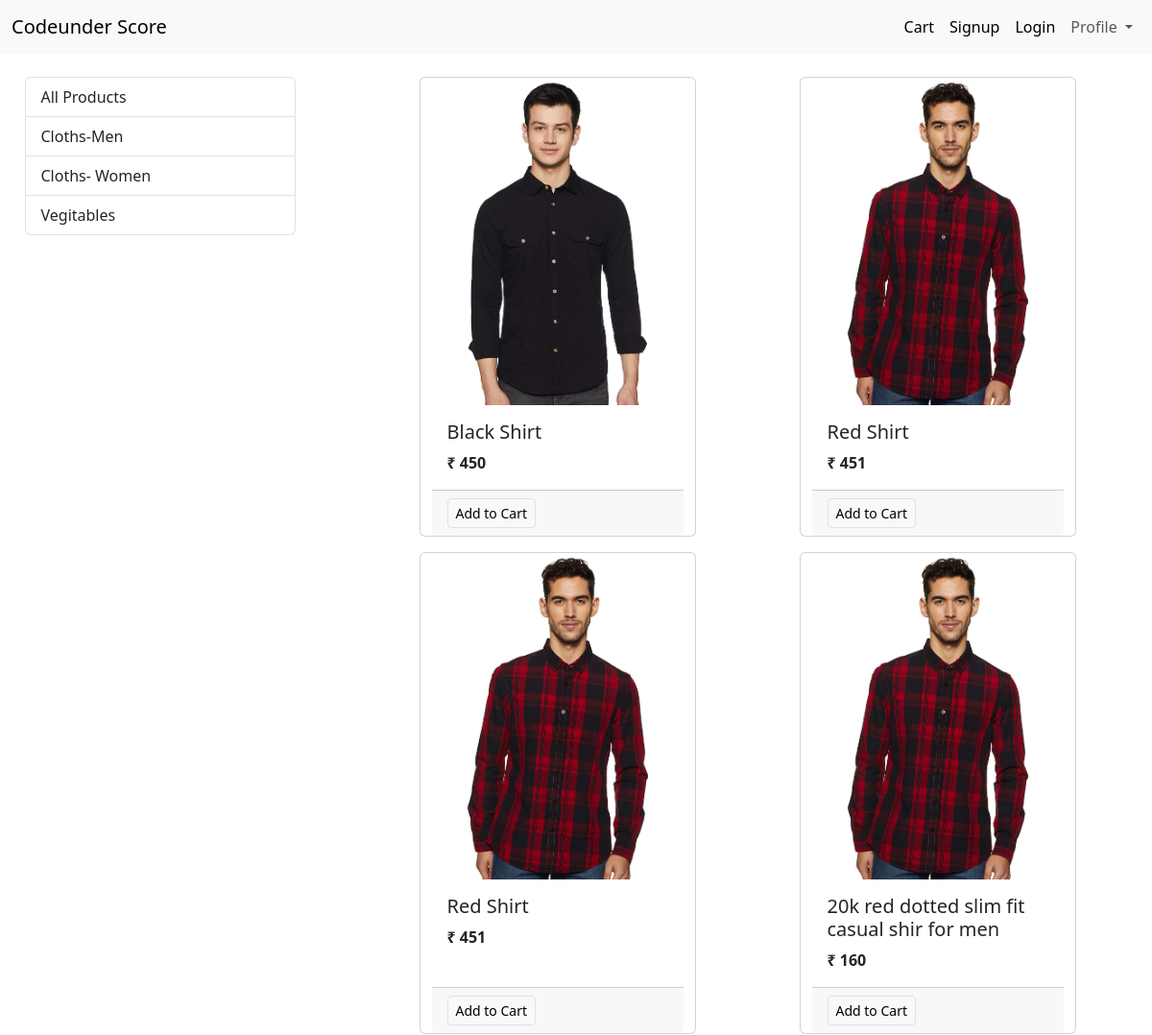
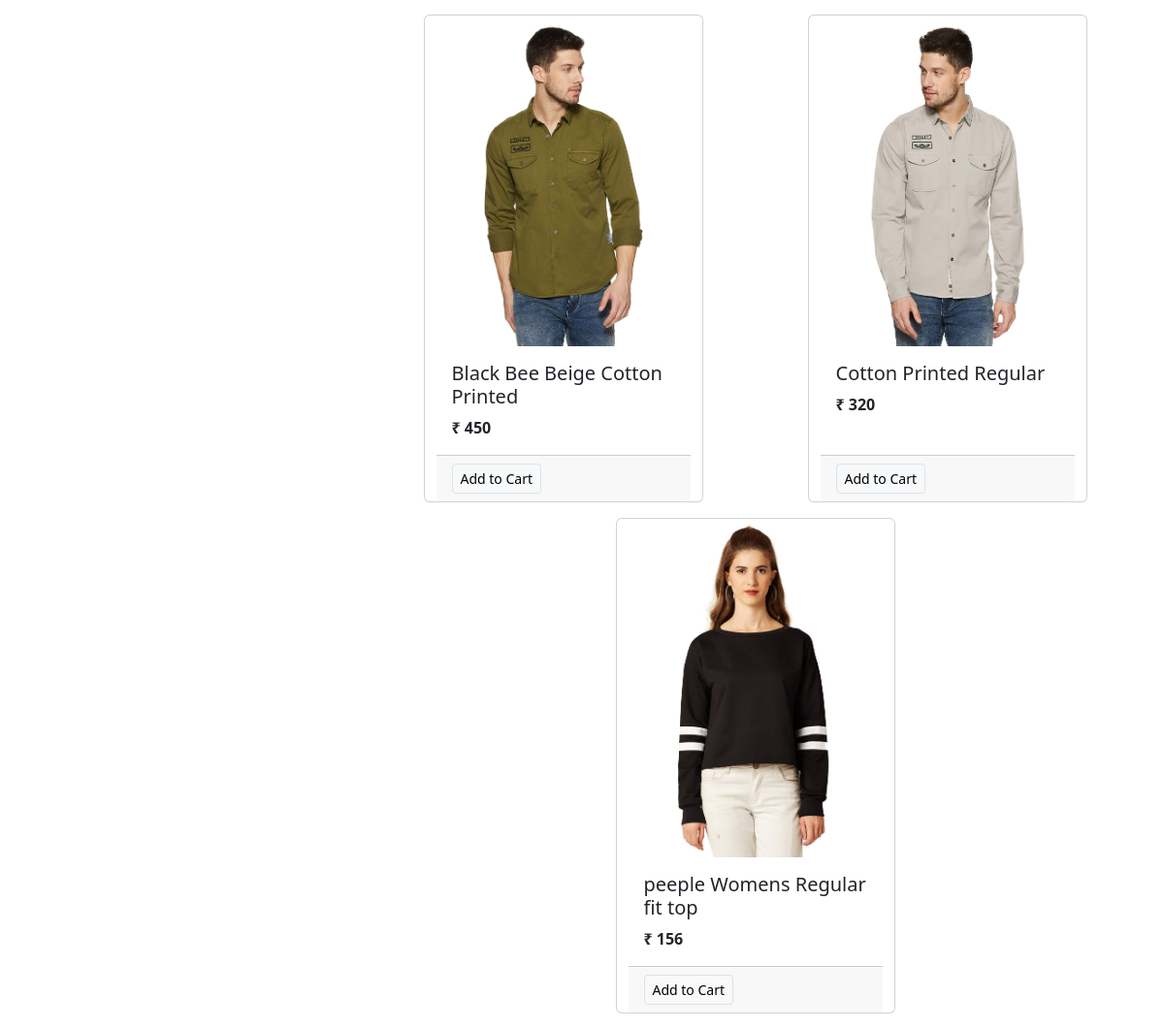
The page / on the database its author committed (2 pictures, top to bottom).
### store/models/category.py (models this page shows, shortened)
class Category(models.Model):
    name = models.CharField(max_length=30)
    @staticmethod
    def get_all_categories():
        return Category.objects.all()

### store/models/product.py (models this page shows, shortened)
class Product(models.Model):
    name = models.CharField(max_length=50)
    price = models.IntegerField(default=0)
    category = models.ForeignKey(Category, on_delete=models.CASCADE, default=1)
    description = models.CharField(max_length=200, default='', null=True, blank=True)
    image = models.ImageField(upload_to='uploads/products/')
    @staticmethod
    def get_all_products():
        return Product.objects.all()

### store/views.py (the view, shortened to what this page needs)
# urls.py: path('', Index.as_view(), name='homepage'),
class Index(View):
    def get(self, request):
        cart = request.session.get('cart')
        if not cart:
            request.session['cart']={}
        products = None
        categories = Category.get_all_categories()
        categoryId = request.GET.get('category')
        if categoryId:
            products = Product.get_all_products_by_categotyid(categoryId)
        else:
            products = Product.get_all_products()
        data = {}
        data['products'] = products
        data['categories'] = categories
        return render(request, 'index.html', data)

### store/templatetags/cart.py (called while the page is built)
@register.filter(name='is_in_cart')
def is_in_cart(product, cart):
    keys = cart.keys()
    for id in keys:
        if int(id) == product.id:
            return True
    return False

@register.filter(name='currency')
def currency(number):
    return "₹ "+str(number)

### store/templates/Index.html (shortened to what this page needs)
{% extends 'base.html' %}
    {% block content %}
    {% load cart %}
        <div class="comtainet-fluid mt-4">
            <div class="row">
                <div class="col-lg-3 mx-auto">
                    <div class="list-group">
                        <a href="/" class="list-group-item list-group-item-action">All Products</a>
                        {% for category in categories %}
                        <a href="/?category={{category.id}}" class="list-group-item list-group-item-action">{{category.name}}</a>
                        {% endfor %}
                    </div>
                </div>
                <div id="product" class="col-lg-8 mx-auto">
                    <div class="row mx-auto">
                        {% for product in products %}
                            <div class="card mx-auto mb-3" id="{{product.id}}" style="width: 18rem;">
                                <img src="{{product.image.url}}" class="card-img-top" alt="...">
                                <div class="card-body">
                                    <h5 class="card-title">{{product.name}}</h5>
                                    <p class="card-text"><b> {{product.price|currency}}</b></p>
                                </div>
                                <div class="card-footer p-o ">
                                    {% if product|is_in_cart:request.session.cart %}
                                    <div class="row no-gutters" >
                                        <form action="/#{{product.id}}" class="col-2" method="POST">
                                            {% csrf_token %}
                                            <input hidden type="text"  name="product" value="{{product.id}}">
                                            <input hidden type="text"  name="remove" value="True">
                                            <input type="submit" value=" - " class="col-2 btn btn-block btn-secondary" >
                                        </form>
                                        <input type="submit" value=" - " class="col-2 btn btn-block btn-secondary" >
                                        <div class="text-center p-0" >{{ product|cart_quantity:request.session.cart }} in Cart</div>
                                        <form action="/#{{product.id}}" class="col-2" method="POST">
                                            {% csrf_token %}
                                            <input hidden type="text"  name="product" value="{{product.id}}">
                                            <input type="submit" value=" + " class="col-2 btn btn-block btn-secondary" >
                                        </form>
                                    </div>
                                    {% else %}
                                    <form action="/#{{product.id}}" method="POST" class="btn-block">
                                        <input type="submit" class="btn btn-light  border btn-sm" value="Add to Cart">
                                    </form>
                                    {% endif %}
                                </div>
                            </div>
                        {% endfor %}
                    </div>
                </div>
            </div>
        </div>
    {% endblock %}

### store/templates/base.html (shortened to what this page needs)
<!doctype html>
<html lang="en">
  <head>
    <link href="https://cdn.jsdelivr.net/npm/bootstrap@5.3.3/dist/css/bootstrap.min.css" rel="stylesheet">
  </head>
  <body>
    <nav class="navbar navbar-expand-lg bg-body-tertiary">
        <div class="container-fluid">
          <a class="navbar-brand" href="/">Codeunder Score</a>
          <div class="collapse navbar-collapse" id="navbarSupportedContent">
            <ul class="navbar-nav my-2 my-lg-0">
                {% if request.session.customer %}
                <li class="nav-item">
                  <a class="nav-link active" aria-current="page" href="/cart">Cart <span class="badge badge badge-info">{{request.session.cart.keys|length}}</span></a>
              </li>
                <li class="nav-item">
                    <a class="nav-link active" aria-current="page" href="/orders">Orders</a>
                </li>
                <li class="nav-item">
                    <a class="nav-link active" aria-current="page" href="/logout">Logout</a>
                </li>
                {% else %}
                <li class="nav-item">
                    <a class="nav-link active" aria-current="page" href="/cart">Cart</a>
                </li>
                <li class="nav-item">
                    <a class="nav-link active" aria-current="page" href="/signup">Signup</a>
                </li>
                <li class="nav-item">
                    <a class="nav-link active" aria-current="page" href="/login">Login</a>
                </li>
                {% endif %}
                <li class="nav-item dropdown">
                  <a class="nav-link dropdown-toggle" href="#" role="button" data-bs-toggle="dropdown" aria-expanded="false">
                    Profile
                  </a>
                </li>
              </ul>
          </div>
        </div>
      </nav>
    {% block content %}
    {% endblock %}
  </body>
</html>

### rows shown on the page
Category: name "Cloths-Men"
Category: name "Cloths- Women"
Category: name "Vegitables"
Product: {{ product.id }} 1 (drawn), image (picture), name "Black Shirt", price "₹ 450"
Product: image (picture), name "Red Shirt", price "₹ 451"
Product: image (picture), name "Red Shirt", price "₹ 451"
Product: image (picture), name "20k red dotted slim fit casual shir for men", price "₹ 160"
Product: image (picture), name "Black Bee Beige Cotton Printed", price "₹ 450"
Product: image (picture), name "Cotton Printed Regular", price "₹ 320"
Product: image (picture), name "peeple Womens Regular fit top", price "₹ 156"
